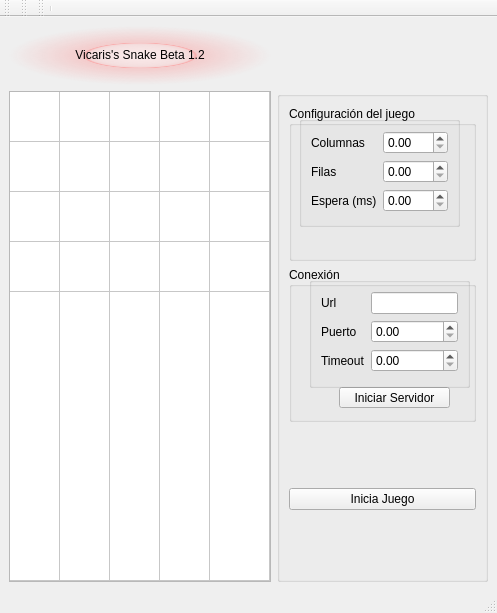
<?xml version="1.0" encoding="UTF-8"?>
<ui version="4.0">
 <class>MainWindow</class>
 <widget class="QMainWindow" name="MainWindow">
  <property name="geometry">
   <rect>
    <x>0</x>
    <y>0</y>
    <width>497</width>
    <height>613</height>
   </rect>
  </property>
  <property name="windowTitle">
   <string>MainWindow</string>
  </property>
  <widget class="QWidget" name="centralwidget">
   <layout class="QGridLayout" name="gridLayout">
    <item row="1" column="1">
     <widget class="QGroupBox" name="verticalGroupBox">
      <property name="minimumSize">
       <size>
        <width>211</width>
        <height>491</height>
       </size>
      </property>
      <property name="maximumSize">
       <size>
        <width>211</width>
        <height>491</height>
       </size>
      </property>
      <layout class="QVBoxLayout" name="verticalLayout_2">
       <item>
        <widget class="QGroupBox" name="groupBox">
         <property name="styleSheet">
          <string notr="true">font: 75 10pt &quot;Kinnari&quot;;</string>
         </property>
         <property name="title">
          <string>Configuración del juego</string>
         </property>
         <widget class="QGroupBox" name="formGroupBox">
          <property name="geometry">
           <rect>
            <x>10</x>
            <y>10</y>
            <width>161</width>
            <height>111</height>
           </rect>
          </property>
          <layout class="QFormLayout" name="formLayout">
           <property name="fieldGrowthPolicy">
            <enum>QFormLayout::AllNonFixedFieldsGrow</enum>
           </property>
           <item row="0" column="0">
            <widget class="QLabel" name="label">
             <property name="text">
              <string>Columnas</string>
             </property>
            </widget>
           </item>
           <item row="0" column="1">
            <widget class="QDoubleSpinBox" name="doubleSpinBox"/>
           </item>
           <item row="1" column="0">
            <widget class="QLabel" name="label_2">
             <property name="text">
              <string>Filas</string>
             </property>
            </widget>
           </item>
           <item row="1" column="1">
            <widget class="QDoubleSpinBox" name="doubleSpinBox_2"/>
           </item>
           <item row="2" column="1">
            <widget class="QDoubleSpinBox" name="doubleSpinBox_3"/>
           </item>
           <item row="2" column="0">
            <widget class="QLabel" name="label_3">
             <property name="text">
              <string>Espera (ms)</string>
             </property>
            </widget>
           </item>
          </layout>
         </widget>
        </widget>
       </item>
       <item>
        <widget class="QGroupBox" name="groupBox_2">
         <property name="styleSheet">
          <string notr="true">font: 75 10pt &quot;Kinnari&quot;;</string>
         </property>
         <property name="title">
          <string>Conexión</string>
         </property>
         <widget class="QPushButton" name="pushButton">
          <property name="geometry">
           <rect>
            <x>50</x>
            <y>120</y>
            <width>111</width>
            <height>21</height>
           </rect>
          </property>
          <property name="text">
           <string>Iniciar Servidor</string>
          </property>
         </widget>
         <widget class="QGroupBox" name="formGroupBox">
          <property name="geometry">
           <rect>
            <x>20</x>
            <y>10</y>
            <width>161</width>
            <height>111</height>
           </rect>
          </property>
          <layout class="QFormLayout" name="formLayout_2">
           <item row="0" column="0">
            <widget class="QLabel" name="label_4">
             <property name="text">
              <string>Url</string>
             </property>
            </widget>
           </item>
           <item row="1" column="0">
            <widget class="QLabel" name="label_5">
             <property name="text">
              <string>Puerto</string>
             </property>
            </widget>
           </item>
           <item row="2" column="0">
            <widget class="QLabel" name="label_6">
             <property name="text">
              <string>Timeout</string>
             </property>
            </widget>
           </item>
           <item row="0" column="1">
            <widget class="QLineEdit" name="lineEdit"/>
           </item>
           <item row="1" column="1">
            <widget class="QDoubleSpinBox" name="doubleSpinBox_4"/>
           </item>
           <item row="2" column="1">
            <widget class="QDoubleSpinBox" name="doubleSpinBox_5"/>
           </item>
          </layout>
         </widget>
        </widget>
       </item>
       <item>
        <spacer name="verticalSpacer">
         <property name="orientation">
          <enum>Qt::Vertical</enum>
         </property>
         <property name="sizeType">
          <enum>QSizePolicy::Fixed</enum>
         </property>
         <property name="sizeHint" stdset="0">
          <size>
           <width>10</width>
           <height>60</height>
          </size>
         </property>
        </spacer>
       </item>
       <item>
        <widget class="QPushButton" name="pushButton_2">
         <property name="styleSheet">
          <string notr="true">font: 75 12pt &quot;Kinnari&quot;;</string>
         </property>
         <property name="text">
          <string>Inicia Juego</string>
         </property>
        </widget>
       </item>
       <item>
        <spacer name="verticalSpacer_2">
         <property name="orientation">
          <enum>Qt::Vertical</enum>
         </property>
         <property name="sizeType">
          <enum>QSizePolicy::Fixed</enum>
         </property>
         <property name="sizeHint" stdset="0">
          <size>
           <width>20</width>
           <height>60</height>
          </size>
         </property>
        </spacer>
       </item>
      </layout>
     </widget>
    </item>
    <item row="0" column="0">
     <widget class="QLabel" name="label_7">
      <property name="styleSheet">
       <string notr="true">background-color: qradialgradient(spread:pad, cx:0.5, cy:0.5, radius:0.5, fx:0.5, fy:0.5, stop:0 rgba(255, 235, 235, 206), stop:0.35 rgba(255, 188, 188, 80), stop:0.4 rgba(255, 162, 162, 80), stop:0.425 rgba(255, 132, 132, 156), stop:0.44 rgba(252, 128, 128, 80), stop:1 rgba(255, 255, 255, 0));
font: 75 italic 20pt &quot;URW Palladio L&quot;;</string>
      </property>
      <property name="text">
       <string>&lt;html&gt;&lt;head/&gt;&lt;body&gt;&lt;p align=&quot;center&quot;&gt;Vicaris's Snake Beta 1.2&lt;/p&gt;&lt;/body&gt;&lt;/html&gt;</string>
      </property>
     </widget>
    </item>
    <item row="1" column="0">
     <widget class="QTableWidget" name="tableWidget">
      <property name="sizePolicy">
       <sizepolicy hsizetype="Expanding" vsizetype="Preferred">
        <horstretch>0</horstretch>
        <verstretch>0</verstretch>
       </sizepolicy>
      </property>
      <property name="autoFillBackground">
       <bool>false</bool>
      </property>
      <attribute name="horizontalHeaderVisible">
       <bool>false</bool>
      </attribute>
      <attribute name="horizontalHeaderCascadingSectionResizes">
       <bool>false</bool>
      </attribute>
      <attribute name="horizontalHeaderDefaultSectionSize">
       <number>50</number>
      </attribute>
      <attribute name="horizontalHeaderHighlightSections">
       <bool>false</bool>
      </attribute>
      <attribute name="horizontalHeaderMinimumSectionSize">
       <number>0</number>
      </attribute>
      <attribute name="horizontalHeaderStretchLastSection">
       <bool>true</bool>
      </attribute>
      <attribute name="verticalHeaderVisible">
       <bool>false</bool>
      </attribute>
      <attribute name="verticalHeaderDefaultSectionSize">
       <number>50</number>
      </attribute>
      <attribute name="verticalHeaderHighlightSections">
       <bool>false</bool>
      </attribute>
      <attribute name="verticalHeaderMinimumSectionSize">
       <number>0</number>
      </attribute>
      <attribute name="verticalHeaderShowSortIndicator" stdset="0">
       <bool>false</bool>
      </attribute>
      <attribute name="verticalHeaderStretchLastSection">
       <bool>true</bool>
      </attribute>
      <row>
       <property name="text">
        <string>New Row</string>
       </property>
      </row>
      <row>
       <property name="text">
        <string>New Row</string>
       </property>
      </row>
      <row>
       <property name="text">
        <string>New Row</string>
       </property>
      </row>
      <row>
       <property name="text">
        <string>New Row</string>
       </property>
      </row>
      <row>
       <property name="text">
        <string>New Row</string>
       </property>
      </row>
      <column>
       <property name="text">
        <string>New Column</string>
       </property>
      </column>
      <column>
       <property name="text">
        <string>New Column</string>
       </property>
      </column>
      <column>
       <property name="text">
        <string>New Column</string>
       </property>
      </column>
      <column>
       <property name="text">
        <string>New Column</string>
       </property>
      </column>
      <column>
       <property name="text">
        <string>New Column</string>
       </property>
      </column>
     </widget>
    </item>
   </layout>
  </widget>
  <widget class="QMenuBar" name="menubar">
   <property name="geometry">
    <rect>
     <x>0</x>
     <y>0</y>
     <width>497</width>
     <height>25</height>
    </rect>
   </property>
  </widget>
  <widget class="QStatusBar" name="statusbar"/>
  <widget class="QToolBar" name="toolBar">
   <property name="windowTitle">
    <string>toolBar</string>
   </property>
   <attribute name="toolBarArea">
    <enum>TopToolBarArea</enum>
   </attribute>
   <attribute name="toolBarBreak">
    <bool>false</bool>
   </attribute>
  </widget>
  <widget class="QToolBar" name="toolBar_2">
   <property name="windowTitle">
    <string>toolBar_2</string>
   </property>
   <attribute name="toolBarArea">
    <enum>TopToolBarArea</enum>
   </attribute>
   <attribute name="toolBarBreak">
    <bool>false</bool>
   </attribute>
  </widget>
  <widget class="QToolBar" name="toolBar_3">
   <property name="windowTitle">
    <string>toolBar_3</string>
   </property>
   <attribute name="toolBarArea">
    <enum>TopToolBarArea</enum>
   </attribute>
   <attribute name="toolBarBreak">
    <bool>false</bool>
   </attribute>
   <addaction name="separator"/>
  </widget>
 </widget>
 <resources/>
 <connections/>
</ui>
